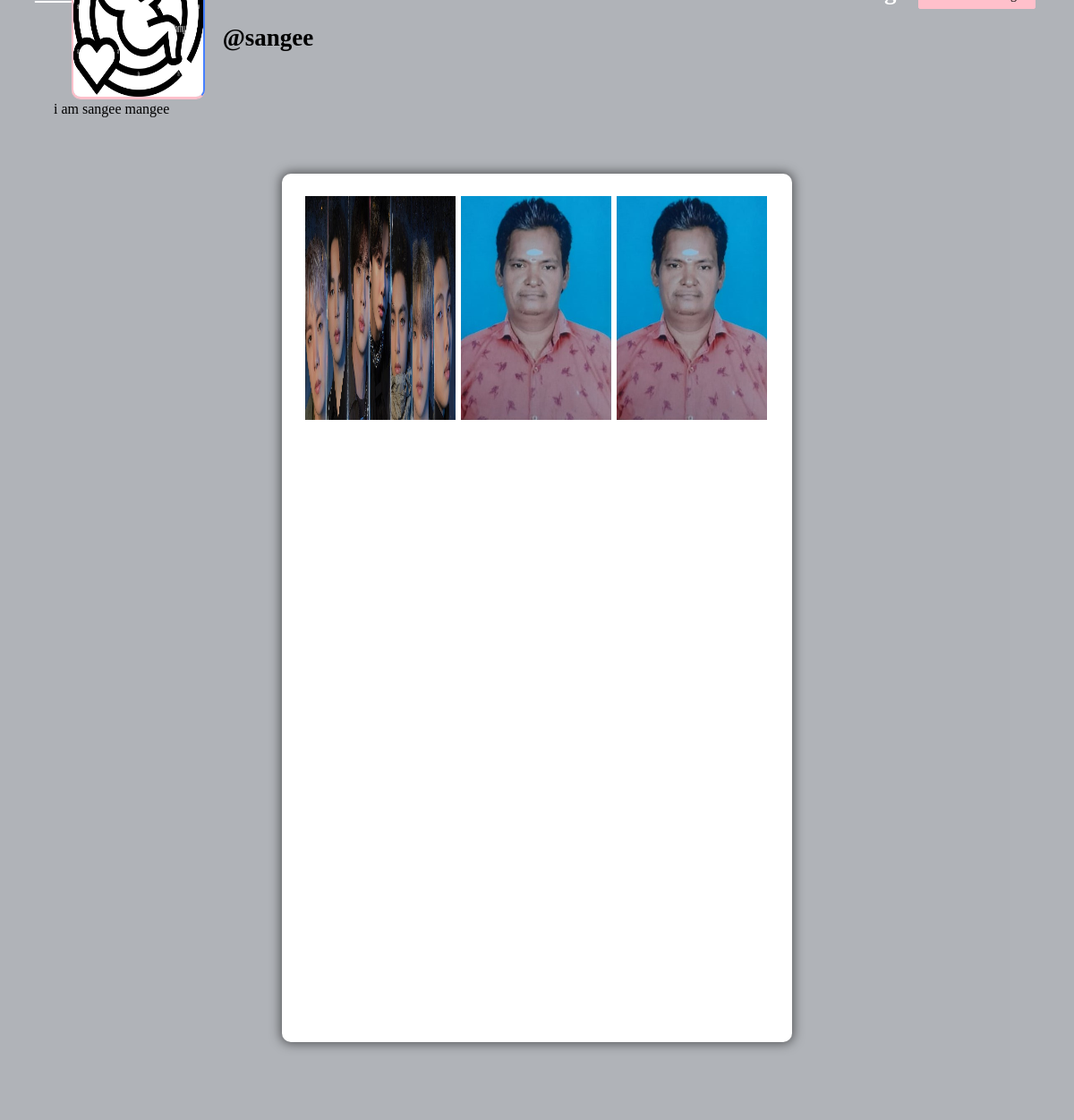
Screenshot of /profile/sangee (signed in) with the database file from the repository.
### core/models.py (models this page shows, shortened)
class Profile(models.Model):#table in db
  user=models.ForeignKey(User,on_delete=models.CASCADE)
  id_user=models.IntegerField()
  bio=models.TextField(blank=True)#blank true should be mentioned explicitly
  profileimg=models.ImageField(upload_to='profile_images',default="blank-profile-picture-973460_1280.png")#for the firstime django itself creates profile_images folder
  location=models.CharField(max_length=100,blank=True)

class Post(models.Model):
  id=models.UUIDField(primary_key=True,default=uuid.uuid4)#when set as primary key it replaces the original id given by django and it appears in url as well
  user=models.CharField(max_length=100)
  image=models.ImageField(upload_to="post_images")
  caption=models.TextField()
  created_at=models.DateTimeField(default=datetime.now)
  no_of_likes=models.IntegerField(default=0)

### core/views.py (the view)
# urls.py: path('profile/<str:pk>',views.profile,name='profile'),
@login_required(login_url="signin")
def profile(request,pk):
  user_object=User.objects.get(username=pk)
  profile_object=Profile.objects.get(user=user_object)
  posts=Post.objects.filter(user=pk)
  no_of_posts=len(posts)
  user=user_object.username
  follower=request.user.username
  if FollowerCount.objects.filter(user=user,follower=follower).first():
    button_text="Unfollow"
  else:
    button_text="Follow"
  followers=len(FollowerCount.objects.filter(user=pk))
  following=len(FollowerCount.objects.filter(follower=pk))
  context={
    'user_object':user_object,
    'profile_object':profile_object,
    'posts':posts,
    'no_of_posts':no_of_posts,
    'button_text':button_text,
    'followers':followers,
    'following':following
  }
  return render(request,'profile.html',context)

### templates/profile.html (shortened to what this page needs)
{% load static %}
<!DOCTYPE html>
<html lang="en">
<head>
	<link rel="stylesheet" href="{% static 'css/main.min.css' %}">
	<link rel="stylesheet" href="{% static 'css/style.css' %}">
	<link rel="stylesheet" href="{% static 'css/color.css' %}">
	<link rel="stylesheet" href="{% static 'css/responsive.css' %}">
</head>
<body>
	<section>
		<div class="feature-photo">
			<figure><img src="{% static 'images/resources/timeline-1.jpg' %}" alt=""></figure>
			<form action="/follow" method="POST">
				<div class="add-btn">
					<span style="color: white; font-size: 27px; margin-right: 520px;"><b><u><a href="/">Home</a></u></b></span>
					{% if no_of_posts == 0 %}
					<span style="color: white; font-size: 27px;"><b>No Post</b></span>
					{% elif no_of_post == 1 %}
					<span style="color: white; font-size: 27px;"><b>1 Post</b></span>
					{% else %}
					<span style="color: white; font-size: 27px;"><b>{{no_of_posts}} Posts</b></span>
					{% endif %}
					{% if followers == 0 or followers == 1 %}
					<span style="color: white; font-size: 27px;"><b>{{followers}} follower</b></span>
					{% else %}
					<span style="color: white; font-size: 27px;"><b>{{followers}} followers</b></span>
					{% endif  %}
					<span style="color: white; font-size: 27px;"><b>{{following}} following</b></span>
					{% if user_object.username == user.username %}
					<a href="/settings" data-ripple="">Account-setting</a>
					{% else %}
					<a title="" data-ripple=""><button type="submit"
							style="background-color: #ffc0cb; border: #ffc0cb;">{{button_text}}</button></a>
					{% endif %}
				</div>
			</form>
			<div class="container-fluid">
				<div class="row merged">
					<div class="col-lg-2 col-sm-3">
						<div class="user-avatar">
							<figure>
								<img src={{profile_object.profileimg.url}} style="height: 250px; width: 100%;" alt="">
							</figure>
						</div>
					</div>
					<div class="col-lg-10 col-sm-9">
						<div class="timeline-info">
							<ul>
								<li class="admin-name">
									<h5 style="color: black;white-space: nowrap; width: 110px; font-size: 27px;">
										<b>@{{profile_object.user.username}}</b>
									</h5>
								</li>
							</ul>
						</div>
					</div>
				</div>
			</div>
		</div>
	</section>
	<section>
		<div class="bio">
			{{profile_object.bio}}
		</div>
	</section>
	<section>
		<div class="gap gray-bg">
			<div class="container-fluid">
				<div class="row">
					<div class="col-lg-12">
						<div class="row" id="page-contents">
							<div class="col-lg-3">
								<aside class="sidebar static">
								</aside>
							</div>
							<div class="col-lg-6">
								<div class="central-meta">
									<ul class="photos">
										{% for post in posts reversed %}
										<li>
											<a class="strip" href={{post.image.url}} title="" data-strip-group="mygroup"
												data-strip-group-options="loop: false">
												<img src={{post.image.url}} style="height: 250px; width: 300px;" alt=""></a>
										</li>
										{% endfor %}
									</ul>
								</div>
							</div>
							<div class="col-lg-3">
								<aside class="sidebar static">
								</aside>
							</div>
						</div>
					</div>
				</div>
			</div>
		</div>
	</section>
</body>
</html>

### static/css/color.css (style rules this page uses)
#nprogress .bar, .timeline-info > ul li a::before, .add-btn > a, .activitiez > li::before, form button, .colla-apps > li a:hover, a.underline:before, .setting-row input:checked + label, .user-avatar:hover .edit-phto, .error-meta > a, .color-bg, .add-butn, .nav.nav-tabs.likes-btn > li a.active, a.dislike-btn, .drop > a:hover, .btn-view.btn-load-more:hover, .accordion .card h5 button[aria-expanded="true"], .chat-head, .f-page > figure em, .inbox-panel-head > ul > li > a, .nav-tabs--left .nav-link.active, .nav-tabs--left .nav-link.active:hover, footer .widget-title h4::before, #topcontrol, .sidebar .widget-title::before, .f-title::before, .g-post-classic > figure > i::after, .purify > a, .help-list > a:hover, .open-position::before, .info > a, .category-box:hover, .category-box.selected, a.main-btn, .section-heading::before, .getquot-baner, .more-branches > h4::before, .is-helpful > a, .cart-optionz > li > a:hover, .paginationz > li a:hover, .paginationz > li a.active, .shopping-cart, a.btn2:hover, .form-submit > input[type="submit"], button.submit-checkout, .delete-cart:hover, .proceed .button, .amount-area .update-cart, a.addnewforum, .apply-bttons > a { background: orange; }

### static/css/responsive.css (style rules this page uses)
@media screen and (max-width: 1281px) and (min-width: 1024px) { .photos > li { min-width: 32.2%; width: 32.2%; } }
@media screen and (max-width: 1281px) and (min-width: 1024px) { .timeline-info { line-height: 51px; } }
@media screen and (max-width: 1281px) and (min-width: 1024px) { .timeline-info .admin-name > h5 { font-size: 20px; } }
@media screen and (max-width: 1281px) and (min-width: 1024px) { .user-avatar { width: 80.2% } }

### rows the page displays
Profile: profileimg (picture), user.username "sangee", bio "i am sangee mangee"
Post: image (picture)
Post: image (picture)
Post: image (picture)
